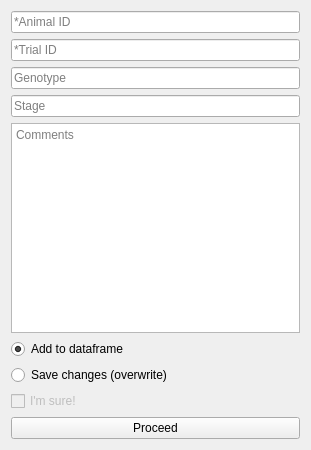
<?xml version="1.0" encoding="UTF-8"?>
<ui version="4.0">
 <class>Form</class>
 <widget class="QWidget" name="Form">
  <property name="geometry">
   <rect>
    <x>0</x>
    <y>0</y>
    <width>311</width>
    <height>450</height>
   </rect>
  </property>
  <property name="windowTitle">
   <string>Form</string>
  </property>
  <layout class="QVBoxLayout" name="verticalLayout">
   <item>
    <widget class="QLineEdit" name="lineEdAnimalID">
     <property name="placeholderText">
      <string>*Animal ID</string>
     </property>
    </widget>
   </item>
   <item>
    <widget class="QLineEdit" name="lineEdTrialID">
     <property name="placeholderText">
      <string>*Trial ID</string>
     </property>
    </widget>
   </item>
   <item>
    <widget class="QLineEdit" name="lineEdGenotype">
     <property name="placeholderText">
      <string>Genotype</string>
     </property>
    </widget>
   </item>
   <item>
    <widget class="QLineEdit" name="lineEdStage">
     <property name="placeholderText">
      <string>Stage</string>
     </property>
    </widget>
   </item>
   <item>
    <widget class="QPlainTextEdit" name="textBoxComments">
     <property name="sizePolicy">
      <sizepolicy hsizetype="Expanding" vsizetype="Expanding">
       <horstretch>0</horstretch>
       <verstretch>0</verstretch>
      </sizepolicy>
     </property>
     <property name="placeholderText">
      <string>Comments</string>
     </property>
    </widget>
   </item>
   <item>
    <widget class="QRadioButton" name="radioButtonAddToDataFrame">
     <property name="text">
      <string>Add to dataframe</string>
     </property>
     <property name="checked">
      <bool>true</bool>
     </property>
    </widget>
   </item>
   <item>
    <widget class="QRadioButton" name="radioButtonSaveChanges">
     <property name="text">
      <string>Save changes (overwrite)</string>
     </property>
    </widget>
   </item>
   <item>
    <widget class="QCheckBox" name="checkBoxSaveChanges">
     <property name="enabled">
      <bool>false</bool>
     </property>
     <property name="text">
      <string>I'm sure!</string>
     </property>
    </widget>
   </item>
   <item>
    <widget class="QPushButton" name="pushButton">
     <property name="text">
      <string>Proceed</string>
     </property>
    </widget>
   </item>
  </layout>
 </widget>
 <resources/>
 <connections>
  <connection>
   <sender>radioButtonSaveChanges</sender>
   <signal>toggled(bool)</signal>
   <receiver>checkBoxSaveChanges</receiver>
   <slot>setEnabled(bool)</slot>
   <hints>
    <hint type="sourcelabel">
     <x>300</x>
     <y>51</y>
    </hint>
    <hint type="destinationlabel">
     <x>280</x>
     <y>81</y>
    </hint>
   </hints>
  </connection>
  <connection>
   <sender>radioButtonSaveChanges</sender>
   <signal>toggled(bool)</signal>
   <receiver>checkBoxSaveChanges</receiver>
   <slot>setVisible(bool)</slot>
   <hints>
    <hint type="sourcelabel">
     <x>312</x>
     <y>61</y>
    </hint>
    <hint type="destinationlabel">
     <x>309</x>
     <y>72</y>
    </hint>
   </hints>
  </connection>
 </connections>
</ui>
